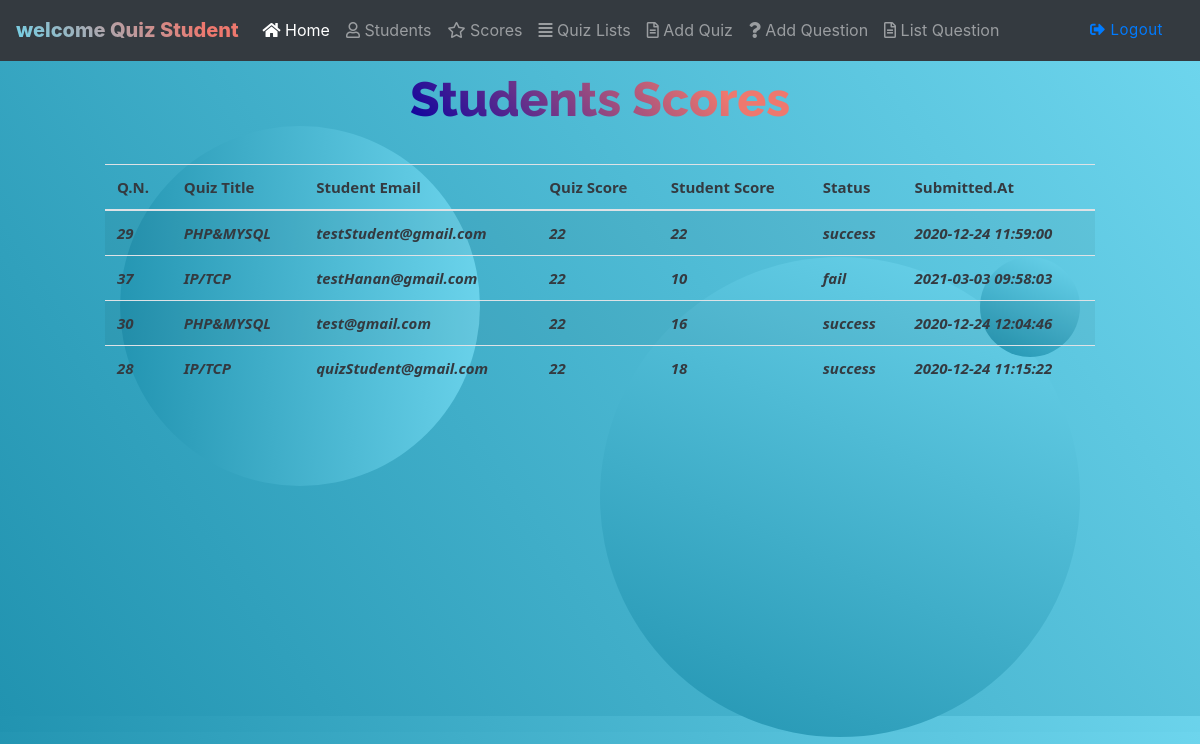
Page /adminPanel/scores (signed in) on the committed database.
### tables this page shows
CREATE TABLE `rankings` (
  `id` int(11) NOT NULL,
  `quiz_id` int(11) NOT NULL,
  `quiz_title` varchar(255) NOT NULL,
  `student_email` varchar(255) NOT NULL,
  `student_result` int(11) NOT NULL,
  `student_correct_answers` text NOT NULL,
  `student_wrong_answers` text NOT NULL,
  `status` varchar(255) NOT NULL,
  `quiz_rank` int(11) NOT NULL,
  `created_at` timestamp NOT NULL DEFAULT current_timestamp()
);

### app/libraries/Core.php (called while the page is built, shortened)
<?php
class Core
{
    protected $currentMethod = 'index' ;
    public function __construct()
    {
        $url = $this->getUrl();
        if(file_exists('../app/controllers/'. ucwords($url[0]) . '.php'))
        {
            unset($url[0]);
        }
        $this->currentController = new $this->currentController;
       if (isset($url[1]))
       {
           if(method_exists($this->currentController, $url[1]))
           {
               $this->currentMethod = $url[1];
               unset($url[1]);
           }
       }
        $this->params = $url ? array_values($url) : [] ;
        call_user_func([$this->currentController, $this->currentMethod], $this->params);
    }
    public function getUrl()
    {
        if(isset($_GET['url']))
        {
            $url = rtrim($_GET['url'],'/') ;
            $url = filter_var($url, FILTER_SANITIZE_URL);
            $url = explode('/', $url);
            return $url;
        }
    }
}

### app/require.php (called while the page is built, shortened)
<?php
require_once 'libraries/Core.php';
require_once 'libraries/Database.php';
$core = new Core();

### public/index.php (called while the page is built)
<?php
    require_once '../app/require.php';

### app/libraries/Database.php (called while the page is built, shortened)
<?php
class Database
{
    private $db_host = DB_HOST;
    private $db_user = DB_USER;
    private $db_pass = DB_PASS;
    private $db_name = DB_NAME;
    private $statement;
    private $dbHandler;
    public function __construct()
    {
        $conn = 'mysql:host=' . $this->db_host . ';dbname=' . $this->db_name;
        $options = array(
            PDO::ATTR_PERSISTENT => true,
            PDO::ATTR_ERRMODE => PDO::ERRMODE_EXCEPTION
        );
        try
        {
            $this->dbHandler = new PDO($conn, $this->db_user, $this->db_pass, $options);
        }
        catch (PDOException $exception)
        {
            $this->error = $exception->getMessage();
            echo $this->error;
        }
    }
    public function query($sql)
    {
        $this->statement = $this->dbHandler->prepare($sql);
    }
    public function execute()
    {
        return $this->statement->execute();
    }
    public function resultSet()
    {
        $this->execute();
        return $this->statement->fetchAll(PDO::FETCH_OBJ);
    }
}

### app/models/AdminModel.php (called while the page is built, shortened)
<?php
class AdminModel
{
    private $db;
    public function __construct()
    {
        $this->db = new Database();
    }
    public function scores()
    {
        $this->db->query("SELECT * FROM rankings ORDER BY student_email DESC ; ");
        $result = $this->db->resultSet();
        if (!empty($result)){
            return $result ;
        }else{
            return [
                "empty" => "No Student Tested Yet "
            ];
        }
    }
}

### app/views/pages/admin_students_scores.php (the view, shortened to what this page needs)
<?php
include 'layouts/header.php';
include 'layouts/includes/admin-navbar.php';
?>
<div class="container-fluid quiz-container">
    <div class="quiz-body">
        <h6 class="students-header text-center">Students Scores</h6>
        <div class="container">
            <div class="row">
                <div class="col-md-12">
                    <div class="panel">
                        <div class=" col-xs-12 table-responsive mt-3">
                            <table class="table table-striped table-hover">
                                <thead>
                                <tr>
                                    <th scope="col" class="font-weight-bold text-dark">Q.N.</th>
                                    <th scope="col" class="font-weight-bold text-dark"><b>Quiz Title</b></th>
                                    <th scope="col" class="font-weight-bold text-dark"><b>Student Email </b></th>
                                    <th scope="col" class="font-weight-bold text-dark"><b>Quiz Score</b></th>
                                    <th scope="col" class="font-weight-bold text-dark"><b>Student Score</b></th>
                                    <th scope="col" class="font-weight-bold text-dark"><b>Status</b></th>
                                    <th scope="col" class="font-weight-bold text-dark"><b>Submitted.At</b></th>
                                </tr>
                                </thead>
                                <tbody>
                                <?php if(!isset($_SESSION["all_Students_Scores"]["empty"])): ?>
                                    <?php foreach ($_SESSION["all_Students_Scores"] as $question):?>
                                        <?php $data = get_object_vars($question) ;?>
                                        <tr scope="row">
                                            <td class="text-dark font-italic font-weight-bold" ><?php echo $data["id"] ; ?></td>
                                            <td class="text-dark font-italic font-weight-bold" ><?php echo $data["quiz_title"] ; ?></td>
                                            <td class="text-dark font-italic font-weight-bold" ><?php echo $data["student_email"] ; ?></td>
                                            <td class="text-dark font-italic font-weight-bold" ><?php echo $data["quiz_rank"] ; ?></td>
                                            <td class="text-dark font-italic font-weight-bold" ><?php echo $data["student_result"] ; ?></td>
                                            <td class="text-dark font-italic font-weight-bold" ><?php echo $data["status"] ; ?></td>
                                            <td class="text-dark font-italic font-weight-bold" ><?php echo $data["created_at"] ; ?></td>
                                        </tr>
                                    <?php endforeach; ?>
                                <?php endif; ?>
                                </tbody>
                            </table>
                        </div>
                    </div>
                </div>
            </div>
        </div>
        <div class="gradient1"></div>
        <div class="gradient2"></div>
        <div class="gradient3"></div>
    </div>
</div>
<?php include 'layouts/footer.php'; ?>

### public/assets/css/form.css (style rules this page uses)
h1, h2, h3, h4, h6, .line div { font-weight: 800; font-family: 'Raleway'; color: #000; margin: 10px 0; }

### public/assets/css/welcome.css (style rules this page uses)
* { box-sizing: border-box; }
.panel { border-color:rgb(0, 0, 0); margin:40px; padding:20px; font: 15px "Noto Sans"; position: relative; top: -250px; z-index: 10; }
.students-header { font-size: 48px; font-weight: 800; background: -webkit-linear-gradient(45deg, #09009f, #ee786e 80%); -webkit-background-clip: text; -webkit-text-fill-color: transparent; position: relative; top: 0; z-index: 10; }

### public/assets/css/style.css (style rules this page uses)
body { background: linear-gradient(55deg, #2193B0, #6DD5ED); }
.quiz-container { margin: 0; padding: 0; height: auto; position: absolute; }
.quiz-body { background: linear-gradient(55deg, #2193B0, #6DD5ED); display: flex; justify-content: center; align-items: center; flex-direction: column; font-family: sans-serif; overflow: hidden; height: 100vm; }
.gradient1 { position: absolute; z-index: 3; top: 30%; right: 10%; width: 60vh; height: 60vh; border-radius: 50%; background: linear-gradient(25deg, #2193B0, #6DD5ED); animation: gooey 14s infinite ease-in-out; }
.gradient2 { position: absolute; z-index: 3; top: 30%; right: 10%; width: 100px; height: 100px; border-radius: 50%; background: linear-gradient(25deg, #2193B0, #6DD5ED); animation: gooey 16s alternate infinite ease-in-out; }
.gradient3 { position: absolute; z-index: 3; top: 10%; left: 10%; width: 45vh; height: 45vh; border-radius: 50%; background: linear-gradient(85deg, #2193B0, #6DD5ED); animation: gooey 20s reverse infinite ease-in-out; }

### rows in the picture
rankings: id "29", quiz_title "PHP&MYSQL", student_email "testStudent@gmail.com", quiz_rank "22", student_result "22", status "success", created_at "2020-12-24 11:59:00"
rankings: id "37", quiz_title "IP/TCP", student_email "testHanan@gmail.com", quiz_rank "22", student_result "10", status "fail", created_at "2021-03-03 09:58:03"
rankings: id "30", quiz_title "PHP&MYSQL", student_email "test@gmail.com", quiz_rank "22", student_result "16", status "success", created_at "2020-12-24 12:04:46"
rankings: id "28", quiz_title "IP/TCP", student_email "quizStudent@gmail.com", quiz_rank "22", student_result "18", status "success", created_at "2020-12-24 11:15:22"

### other values in the picture
$_SESSION["name"] "Quiz Student"
